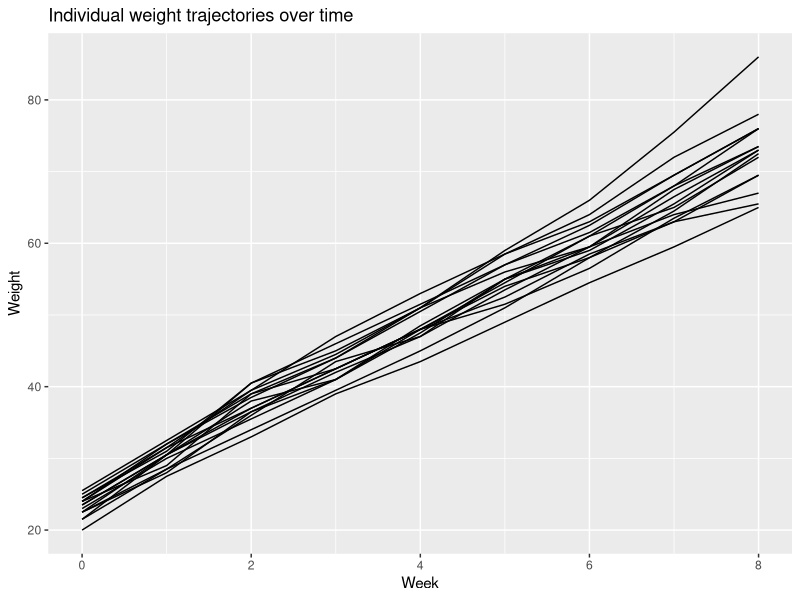
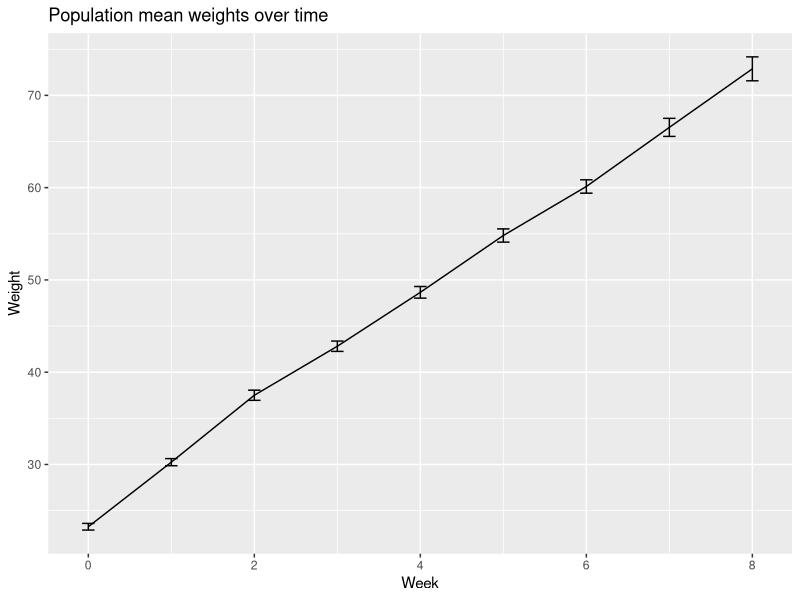

Write R code to recreate these figures, in order.
## ---- chunk 1
knitr::opts_chunk$set(echo = FALSE, dev = "pdf")
library("tidyr")
library("dplyr")
library("ggplot2")
library("nlme")
## ---- chunk 2
pig.data <- read.delim(file = "data/pigweight.txt", header = FALSE, sep = " ")
colnames(pig.data) <- c("ID", paste0("week.", c(0:8)))
pig.data$ID <- factor(pig.data$ID)

long.data <- gather(data = pig.data, key = "week.cat", value = "weight", -ID)
long.data$week <- as.integer(substr(x = long.data$week.cat, start = 6, stop = 6))
## ---- chunk 3
# Plot individual trajectories
subject.trajectories <- ggplot(data = long.data, mapping = aes(x = week, y = weight, group = ID)) +
  geom_line() +
  ylab(label = "Weight") +
  xlab(label = "Week") +
  ggtitle(label = "Individual weight trajectories over time")
subject.trajectories

# Calculate means & standard errors for each week
mean.weights <- long.data %>%
  group_by(week) %>%
  summarise(mean.weight = mean(weight),
            se.weight = sd(weight)/sqrt(nrow(pig.data)))
# Plot mean trajectory
mean.trajectories <- ggplot(data = mean.weights, mapping = aes(x = week, y = mean.weight)) +
  geom_errorbar(data = mean.weights, mapping = aes(x = week, ymin = (mean.weight - se.weight), ymax = (mean.weight + se.weight), width = 0.15)) +
  geom_line() +
  ylab(label = "Weight") +
  xlab(label = "Week") +
  ggtitle(label = "Population mean weights over time")
mean.trajectories
## ---- chunk 4
# lme model with random intercept and slope
weight.model <- lme(weight ~ week,
                    random = ~1 + week | ID,
                    data = long.data)
weight.summary <- summary(weight.model)
## ---- chunk 5
# Retrieve estimates and standard errors for fixed effects
betas <- data.frame(estimate = weight.summary$tTable[, 1], se = weight.summary$tTable[, 2])

# Calculate 95% C.I.
ci <- matrix(nrow = 2, ncol = 2)
ci[1, ] <- c(betas[1, 1] + c(-1, 1) * 1.96 * betas[1, 2])
ci[2, ] <- c(betas[2, 1] + c(-1, 1) * 1.96 * betas[2, 2])

betas <- round(betas, 2)
ci <- round(ci, 2)
## ---- chunk 6
# Get random effects variance covariance matrix
random.cov <- getVarCov(obj = weight.model)

# Calculate standard deviation for random time effect
time.sd <- sqrt(random.cov[2, 2])

# Calculate 5% and 95% values from normal distribution
range <- qnorm(p = c(0.05, 0.95), mean = 0, sd = time.sd)
range <- round(range, 3)
